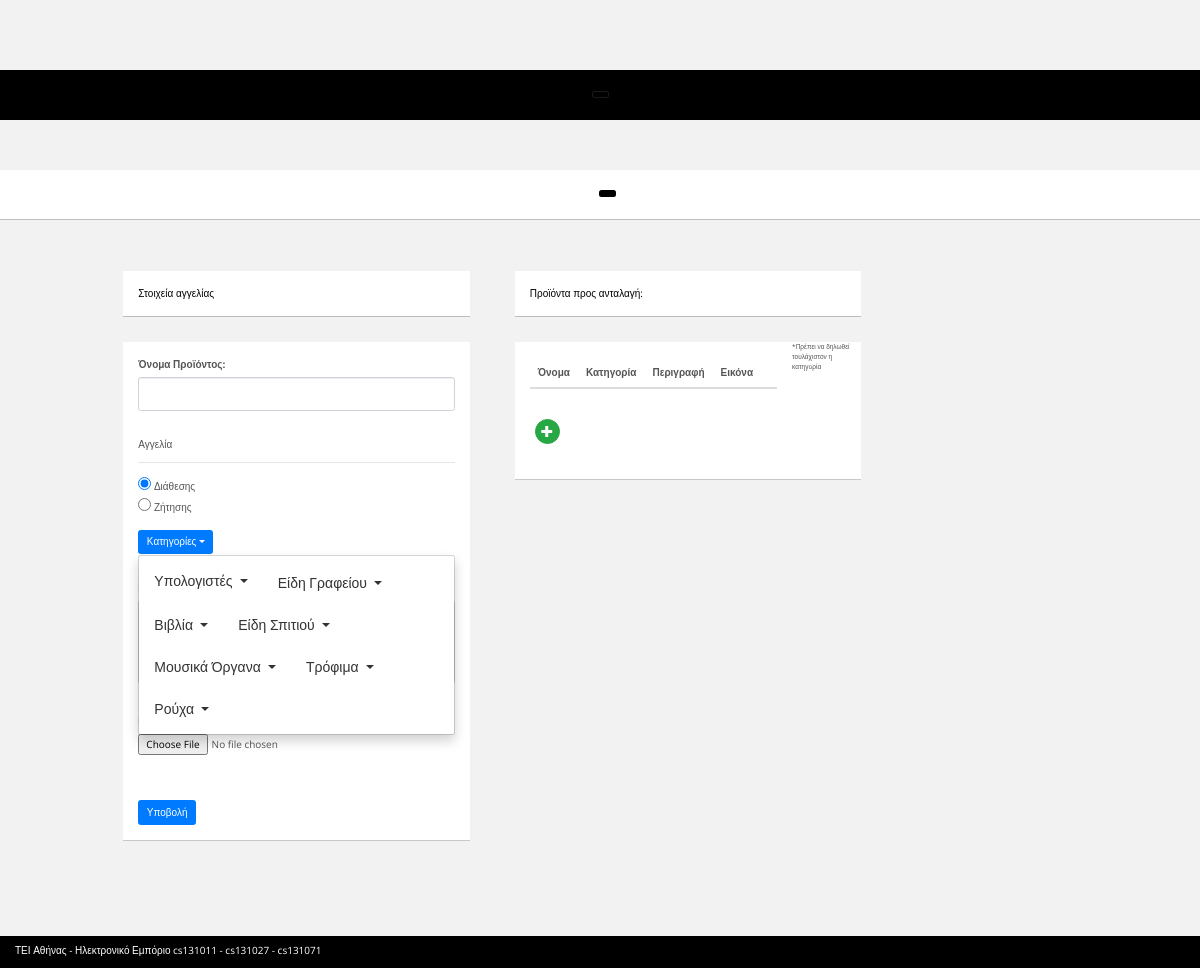
The app's page /e-commerce/newad.php (signed in) with its own data.
### tables this page shows
CREATE TABLE `categories` (
  `category_id` int(3) NOT NULL,
  `name` varchar(20) NOT NULL,
  `parent_id` int(3) NOT NULL,
  `leaf` tinyint(1) NOT NULL
);

### e-commerce/dropdown.php (the view, shortened to what this page needs)
<div class="dropdown">
    <button class="btn btn-primary dropdown-toggle" id="ddBtn" type="button" data-toggle="dropdown">Κατηγορίες</button>
    <ul class="dropdown-menu nav nav-pills nav-stacked span2" style="color:black;">
    <?php $k=0;mysqli_data_seek($tree_parse,0);?>
    <?php while($cat_row = $tree_parse2->fetch_assoc()) : $row[$k] = $cat_row; ?>
        <?php if(strcmp($row[$k-1]['lev1'],$row[$k]['lev1'])) : ?>
            <?php  if($k !== 0 && $row[$k-1]['leaf4']==1) : ?>
                </ul>
                </li>
                </ul>
                </li>
                </ul>
                </li>
            <?php elseif($k!==0 && $row[$k-1]['leaf3']==1) : ?>
                </li>
            <?php elseif($k!==0 && $row[$k-1]['leaf2']==1) : ?>
                </li>
            <?php endif; ?>
            <li>
            <a href="#" class="dropdown-toggle" data-toggle="dropdown"><?php echo $row[$k]['lev1']; ?> </a>
        <?php endif; ?>
    <?php $k++; endwhile; ?>
    <?php  if($row[$k-1]['leaf4']==1) : ?>
    </ul>
    </li>
    </ul>
    </li>
    </ul>
    </li>
    <?php elseif($row[$k-1]['leaf2']==1) : ?>
    </li>
    <?php endif; ?>
    </ul>
</div>
<div id="category_error_msg" style="font-size: 70%;color:red;"><br></div>

### e-commerce/style.css (style rules this page uses)
html, body { margin:0; padding:0; height:100%; }
body { font-family: 'Open Sans', sans-serif; color: #555; background-color:#f2f2f2; padding-top:70px; overflow-x: hidden; }
.media a { overflow: hidden; }

### records on screen
categories: name "Υπολογιστές"
categories: name "Είδη Γραφείου"
categories: name "Βιβλία"
categories: name "Είδη Σπιτιού"
categories: name "Μουσικά Όργανα"
categories: name "Τρόφιμα"
categories: name "Ρούχα"
